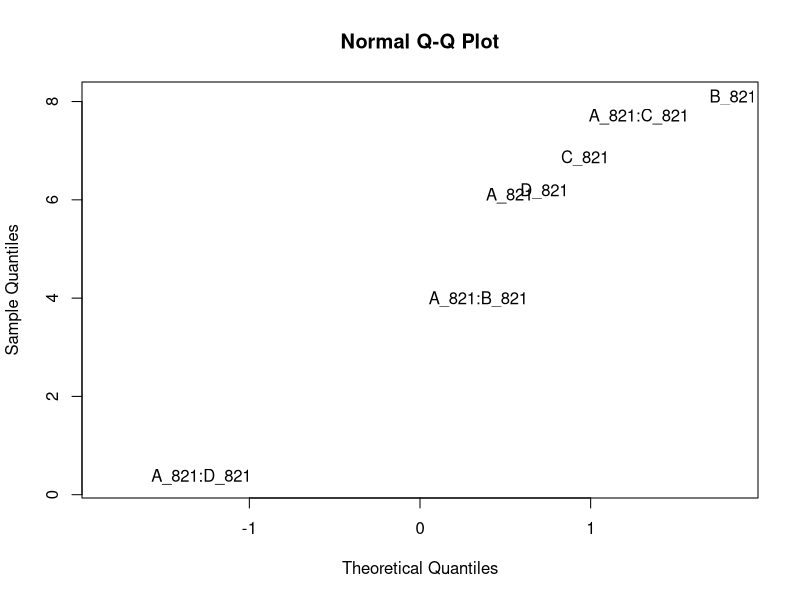
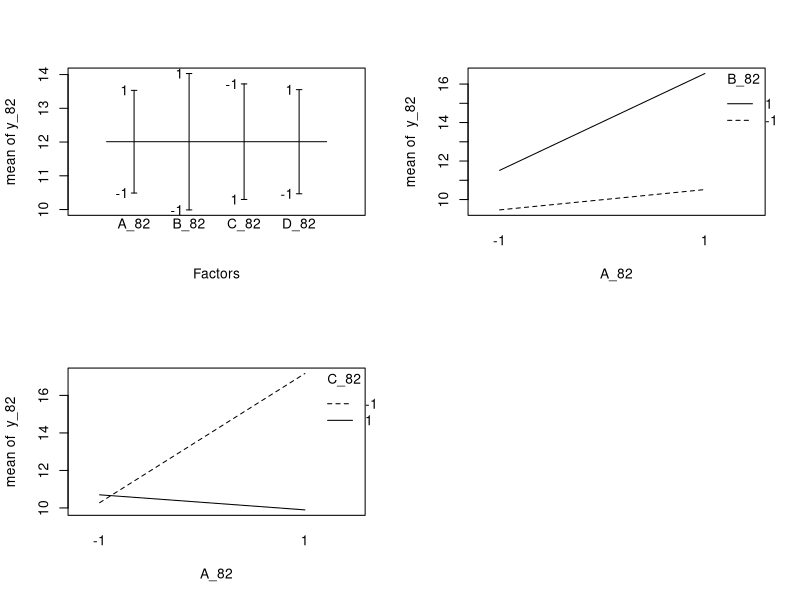
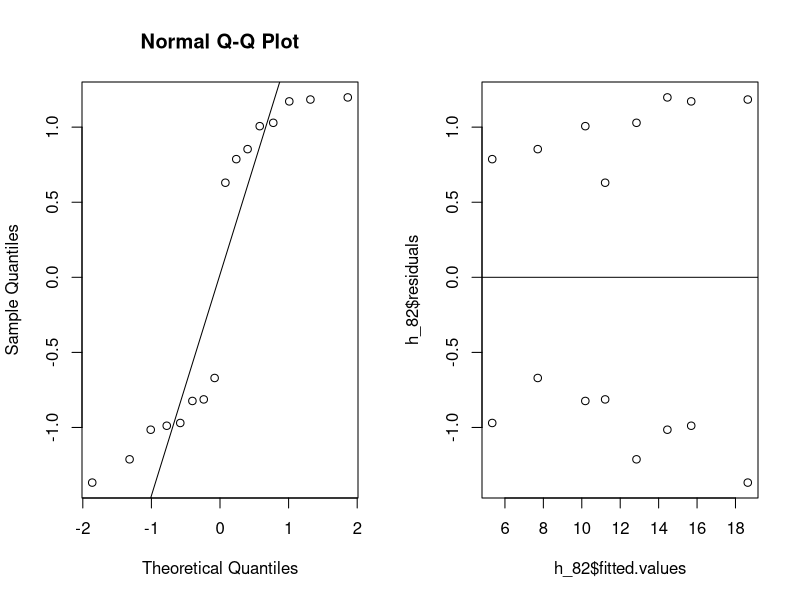
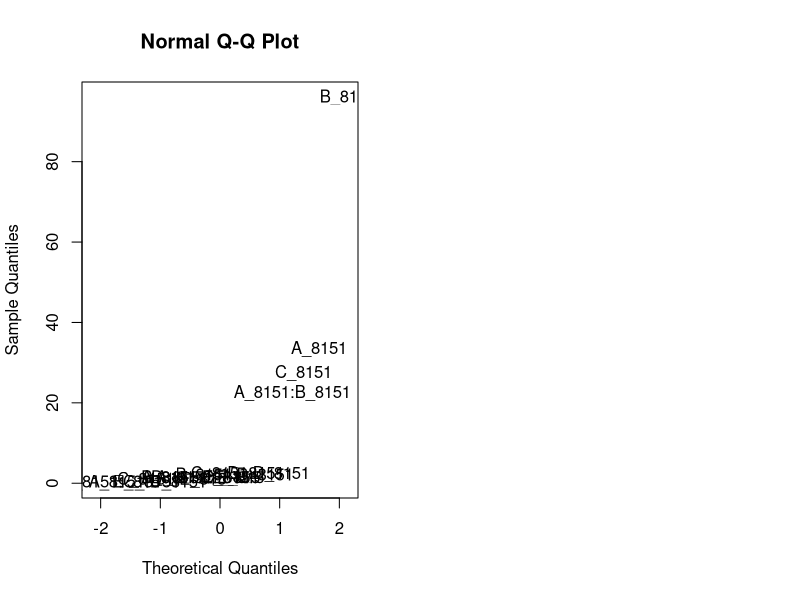
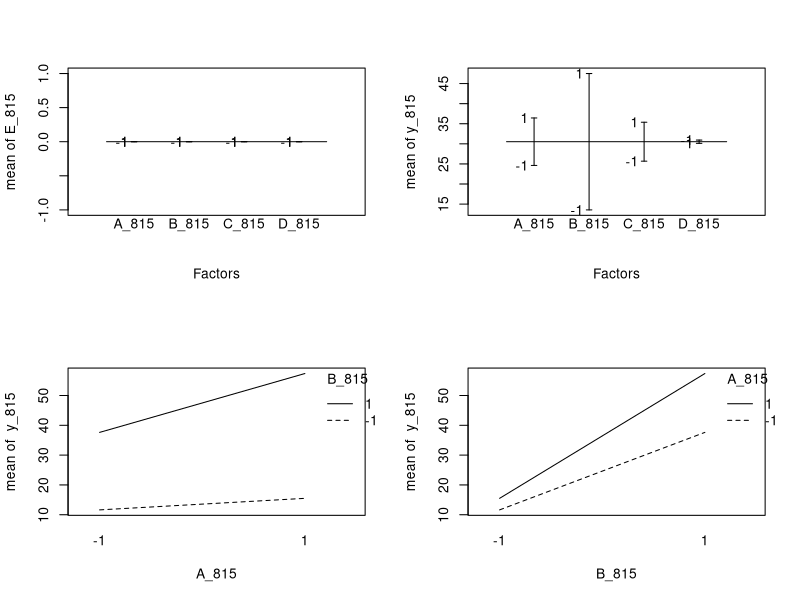
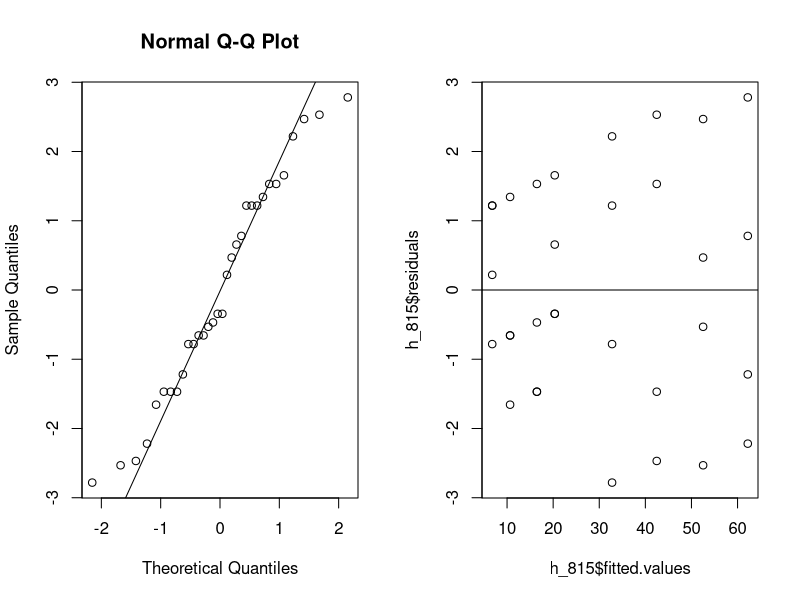
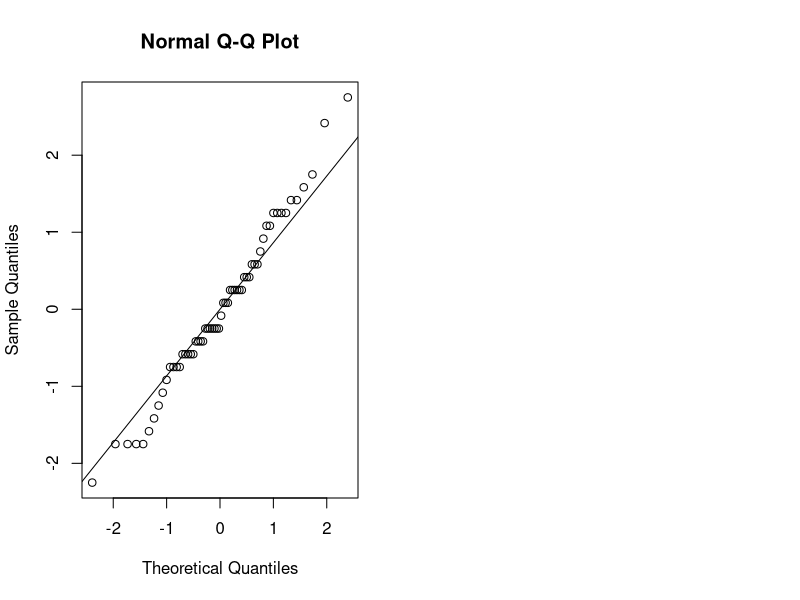

Source code (R) for these figures, in order:
## ---- chunk 1
knitr::opts_chunk$set(echo = TRUE)
## ---- chunk 2
#input data
A_82 <- rep(c(-1,1), times=8)
B_82 <- rep(c(-1,1), each = 2, times=4)
C_82 <- rep(c(-1,1), each = 4, times=2)
D_82 <- A_82*B_82*C_82 #fractional factorial, I=ABCD

A_82 <- as.factor(A_82)
B_82 <- as.factor(B_82)
C_82 <- as.factor(C_82)
D_82 <- as.factor(D_82)

y_82 <- c(7.037,14.707,11.635,17.273,10.403,4.368,9.360,13.440,8.561,16.867,13.876,19.824,11.846,6.125,11.190,15.653)

data_82 <- data.frame(A_82,B_82,C_82,D_82,y_82)

#fit the full model
g_82 <- lm(y_82 ~ (A_82+B_82+C_82+D_82)^4)
anova(g_82) #only aliases

#half-normal qq plot
effects_82 <- abs(g_82$effects[-1])
qq_82 <- qqnorm(effects_82,type="n")
text(qq_82$x, qq_82$y, labels=names(effects_82))

#fit reduced model
h_82 <- lm(y_82 ~ A_82 + B_82 + C_82 + D_82 + A_82*B_82 + A_82*C_82)
anova(h_82)

#design and interaction plots
par(mfrow=c(2,2))
plot.design(data_82)
interaction.plot(A_82,B_82,y_82)
interaction.plot(A_82,C_82,y_82)

#check assumptions
par(mfrow=c(1,2))
# normal plot
qqnorm(h_82$residuals)
qqline(h_82$residuals) #ehhhh....
haov_82<-aov(h_82)
shapiro.test(h_82$residuals) #NOT normal!!!
bartlett.test(haov_82$residuals~A_82) #homoscedastic
bartlett.test(haov_82$residuals~B_82) #homoscedastic
bartlett.test(haov_82$residuals~C_82) #homoscedastic
bartlett.test(haov_82$residuals~D_82) #homoscedastic

# residual plot
plot(h_82$fitted.values,h_82$residuals) #this looks fine
abline(h=0)
## ---- chunk 3
#enter data
A_815 <- rep(c(-1,1), times=16)
B_815 <- rep(c(-1,1), each = 2, times=8)
C_815 <- rep(c(-1,1), each = 4, times=4)
D_815 <- rep(c(-1,1), each = 8, times=2)
E_815 <- A_815*B_815*C_815*D_815 #fractional factorial, I=ABCDE
y_815 <- c(7,9,34,55,16,20,40,60,8,10,32,50,18,21,44,61,8,12,35,52,15,22,45,65,6,10,30,53,15,20,41,63)

A_815 <- as.factor(A_815)
B_815 <- as.factor(B_815)
C_815 <- as.factor(C_815)
D_815 <- as.factor(D_815)

data_815 <- data.frame(A_815, B_815, C_815, D_815, E_815, y_815)

#fit the full model
g_815 <- lm(y_815 ~ (A_815+B_815+C_815+D_815+E_815)^5)
anova(g_815) #only aliases

#half-normal qq plot
effects_815 <- abs(g_815$effects[-1])
qq_815 <- qqnorm(effects_815,type="n")
text(qq_815$x, qq_815$y, labels=names(effects_815))

#fit reduced model
h_815 <- lm(y_815 ~ A_815 + B_815 + C_815 + A_815*B_815)
anova(h_815) 

#design and interaction plots
par(mfrow=c(2,2))
plot.design(data_815)
interaction.plot(A_815,B_815,y_815)
interaction.plot(B_815,A_815,y_815)

#check assumptions
par(mfrow=c(1,2))
# normal plot
qqnorm(h_815$residuals)
qqline(h_815$residuals) #this looks pretty normal
haov_815<-aov(h_815)
shapiro.test(h_815$residuals) #normal
bartlett.test(haov_815$residuals~A_815) #homoscedastic
bartlett.test(haov_815$residuals~B_815) #HETEROSCEDASTIC!!!
bartlett.test(haov_815$residuals~C_815) #homoscedastic
bartlett.test(haov_815$residuals~D_815) #homoscedastic

# residual plot
plot(h_815$fitted.values,h_815$residuals) #this looks fine
abline(h=0)
## ---- chunk 4
#input data
part <- rep(c(1,2,3,4,5,6,7,8,9,10),times=6)
operator <- rep(c(1,2),each=30)
replicate <- rep(c(1,2,3), each=10,times=2)
measurement <- c(50,52,53,49,48,52,51,52,50,47,49,52,50,51,49,50,51,50,51,46,50,51,50,50,48,50,51,49,50,49,50,51,54,48,48,52,51,53,51,46,48,51,52,50,49,50,50,48,48,47,51,51,51,51,48,50,50,50,49,48)

data_131 <- data.frame(part,operator,replicate,measurement)

#ANOVA
g_131 <- lm(measurement ~ as.factor(part) + as.factor(operator) + as.factor(part)*as.factor(operator))
anova(g_131)

#reduce model
h_131 <- lm(measurement ~ as.factor(part) + as.factor(operator))
anova(h_131)

#check assumptions
#check assumptions
par(mfrow=c(1,2))
# normal plot
qqnorm(h_131$residuals)
qqline(h_131$residuals) #this looks pretty normal
haov_131<-aov(h_131)
shapiro.test(h_131$residuals) #normal
bartlett.test(haov_131$residuals~part) #HETEROSCEDASTIC
bartlett.test(haov_131$residuals~operator) #homoscedastic
## ---- chunk 5
#part full model
(11.0019 - 0.6019)/6

#operator full model
(0.4167 - 0.6019)/30

#interaction full model
(0.6019 - 1.5)/3

#part reduced model
(11.0019 - 1.3350)/6

#operator reduced model
(0.4167 - 1.3350)/30

#gauge reduced model
1.3350 + 0
